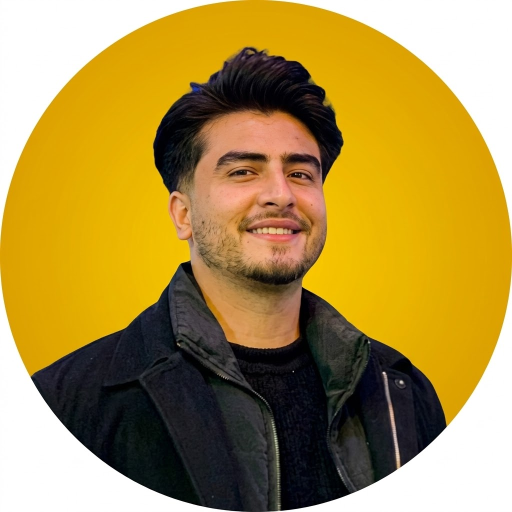
#> input picture animated-shorts/brand/profile.jpg, 1024 x 1024 px (shown at 1/2 size)
$ python brand_avatar.py
#> lines starting #> are read from the running program, lines starting #| are printed output that depends on the picture; after the words box and inside, x2 and y2 are one past the last pixel; in counts of white or black regions, pixels touching at a corner belong together
# Channel avatar (official profile photo, brand/profile.jpg) cut into a circle with a gold ring,
# for the top-of-video badge and the outro. usage: python3 scripts/brand_avatar.py
from PIL import Image, ImageDraw, ImageFilter
import os
B = os.path.join(os.path.dirname(os.path.abspath(__file__)), "..", "brand")
src = Image.open(f"{B}/profile.jpg").convert("RGB")
#> src is the input picture: PIL image 1024x1024 RGB; mean R, G, B 172.4, 144.5, 71.9
W = src.width
#> W = 1024
# the photo is already a circle on white: keep 97% of it so no white fringe shows
r0 = int(W * 0.485)
#> r0 = 496
c = W // 2
#> c = 512
src = src.crop((c - r0, c - r0, c + r0, c + r0))
#> src: PIL image 992x992 RGB

def make(size, ring, out):
#> called with size = 380, ring = 12, out = 'avatar_big.png'
    S = size * 4                      # supersample for smooth edges
    ph = src.resize((S - 2 * ring * 4, S - 2 * ring * 4), Image.LANCZOS)
    im = Image.new("RGBA", (S, S), (0, 0, 0, 0))
#> im: PIL image 1520x1520 RGBA; every value is 0
    d = ImageDraw.Draw(im)
    d.ellipse((0, 0, S - 1, S - 1), fill=(255, 200, 69, 255))           # gold ring (same gold as the titles)
    d.ellipse((ring * 2, ring * 2, S - 1 - ring * 2, S - 1 - ring * 2), fill=(150, 100, 20, 255))
    m = Image.new("L", ph.size, 0)
#> m: PIL image 1424x1424 L; every value is 0
    ImageDraw.Draw(m).ellipse((0, 0, ph.width - 1, ph.height - 1), fill=255)
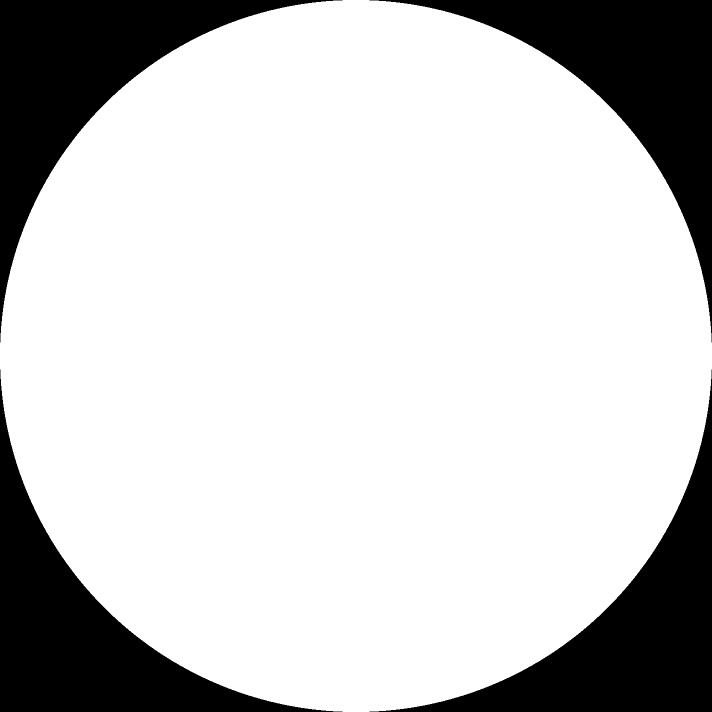
#> m: PIL image 1424x1424 L (shown at 1/2 size); 78.5% white; 4 black regions, box (x1, y1, x2, y2) and area: (0, 0, 685, 685) 108839, (739, 0, 1424, 685) 108839, (0, 739, 685, 1424) 108839, (739, 739, 1424, 1424) 108839
    im.paste(ph, (ring * 4, ring * 4), m)
    im = im.resize((size, size), Image.LANCZOS)
#> im: PIL image 380x380 RGBA
    # soft drop shadow
    pad = size // 8
    out_im = Image.new("RGBA", (size + 2 * pad, size + 2 * pad), (0, 0, 0, 0))
#> out_im: PIL image 474x474 RGBA; every value is 0
    sh = Image.new("L", out_im.size, 0)
#> sh: PIL image 474x474 L; every value is 0
    ImageDraw.Draw(sh).ellipse((pad, pad + size // 30, pad + size, pad + size + size // 30), fill=150)
#> sh: PIL image 474x474 L; values 0 (black) and 150 (white), 50.7% white; 1 black region, box (x1, y1, x2, y2) and area: (0, 0, 474, 474) 110723
    sh = sh.filter(ImageFilter.GaussianBlur(size / 25))
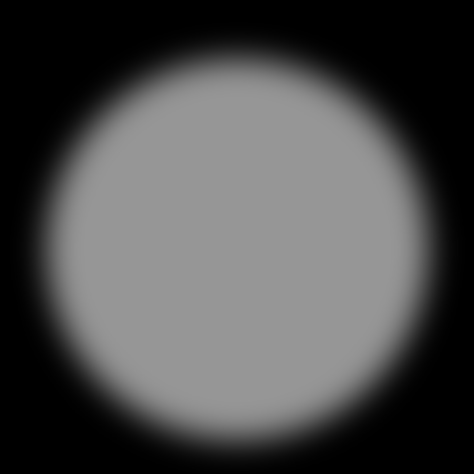
#> sh: PIL image 474x474 L; min 0, max 150, mean 76.1
    out_im.paste((0, 0, 0, 255), (0, 0), sh)
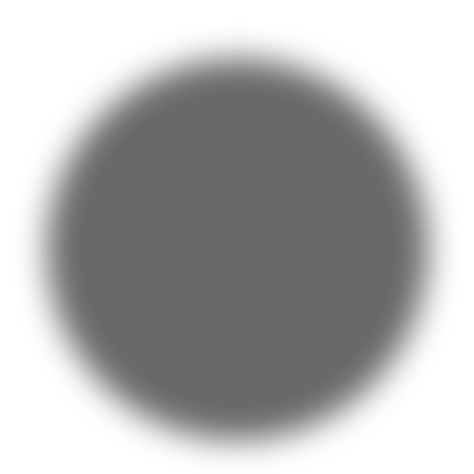
#> out_im: PIL image 474x474 RGBA; mean R, G, B, A 0, 0, 0, 76.1; transparent parts drawn white
    out_im.alpha_composite(im, (pad, pad))
    out_im.save(f"{B}/{out}")
    print(out, out_im.size)
#| avatar_big.png (474, 474)

make(380, 12, "avatar_big.png")
make(112, 5, "avatar_small.png")
#> call 2 of make, with size = 112, ring = 5, out = 'avatar_small.png'
#> in make (call 2), `ph = src.resize((S - 2 * ring * 4, S - 2 * ring * 4), Image.LANCZOS)`:
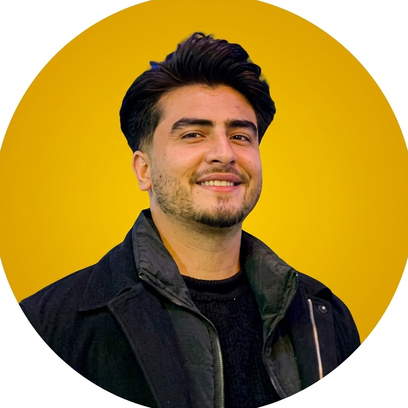
#> ph: PIL image 408x408 RGB; mean R, G, B 167.9, 138.6, 62.7
#> in make (call 2), `im = Image.new("RGBA", (S, S), (0, 0, 0, 0))`: im: PIL image 448x448 RGBA; every value is 0
#> in make (call 2), `m = Image.new("L", ph.size, 0)`: m: PIL image 408x408 L; every value is 0
#> in make (call 2), `ImageDraw.Draw(m).ellipse((0, 0, ph.width - 1, ph.height - 1), fill=255)`: m: PIL image 408x408 L; 78.5% white; 4 black regions, box (x1, y1, x2, y2) and area: (0, 0, 190, 190) 8942, (218, 0, 408, 190) 8942, (0, 218, 190, 408) 8942, (218, 218, 408, 408) 8942
#> in make (call 2), `im = im.resize((size, size), Image.LANCZOS)`:
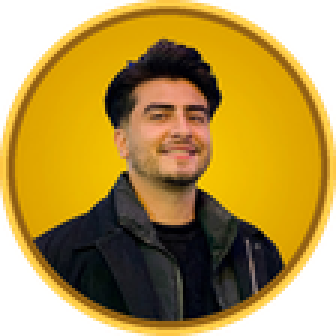
#> im: PIL image 112x112 RGBA (shown 3 times larger); mean R, G, B, A 133.4, 101.7, 23.3, 200.2; transparent parts drawn white
#> in make (call 2), `out_im = Image.new("RGBA", (size + 2 * pad, size + 2 * pad), (0, 0, 0,..`: out_im: PIL image 140x140 RGBA; every value is 0
#> in make (call 2), `sh = Image.new("L", out_im.size, 0)`: sh: PIL image 140x140 L; every value is 0
#> in make (call 2), `ImageDraw.Draw(sh).ellipse((pad, pad + size // 30, pad + size, pad + s..`:
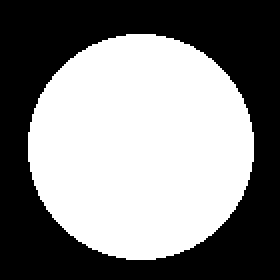
#> sh: PIL image 140x140 L (shown 2 times larger); values 0 (black) and 150 (white), 51% white; 1 black region, box (x1, y1, x2, y2) and area: (0, 0, 140, 140) 9595
#> in make (call 2), `out_im.alpha_composite(im, (pad, pad))`:
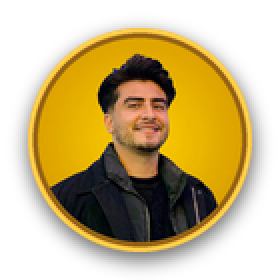
#> out_im: PIL image 140x140 RGBA (shown 2 times larger); mean R, G, B, A 80.8, 61.5, 13.8, 134.4; transparent parts drawn white
#| avatar_small.png (140, 140)
